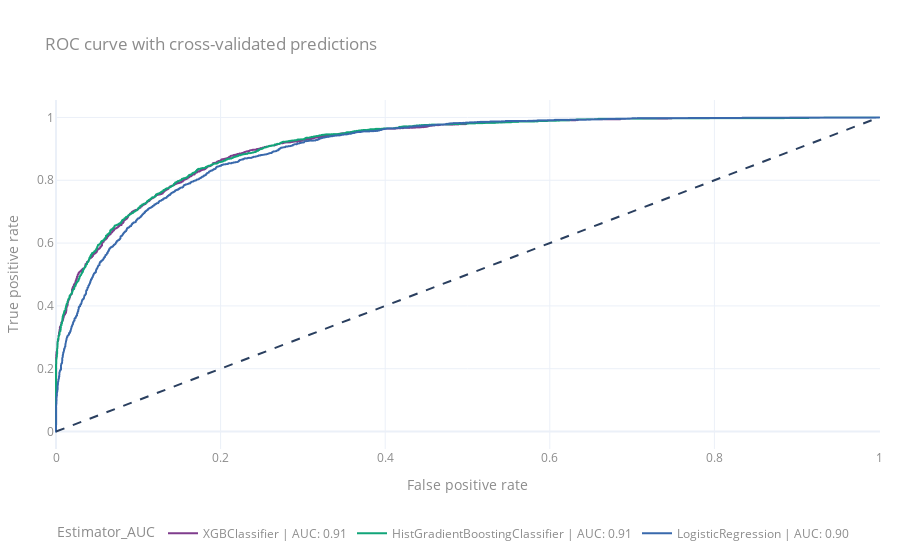

The code cell stored with this chart in its notebook:
### Markdown cell above
Every plot produced by the PoniardPlotFactory will be logged to the wandb project and will remain an interactive Plotly plot.

### Code cell
candidates = ["XGBClassifier", "HistGradientBoostingClassifier", "LogisticRegression"]
pnd.plot.roc_curve(estimator_names=candidates)

### Figure 1 — Plotly figure (JSON) as saved in the notebook; plotly's stock layout.template omitted (floating-point values rounded to 4 significant figures; data arrays with more than 128 entries replaced by an {"elided": "..."} marker saying what was removed)
{"data": [{"customdata": {"elided": "1560x3 mixed values"}, "hovertemplate": "False positive rate=%{x:.2f}<br>True positive rate=%{y:.2f}<br>Estimator=%{customdata[1]}<br>AUC=%{customdata[2]:.2f}<extra></extra>", "legendgroup": "XGBClassifier | AUC: 0.91", "line": {"color": "rgb(127, 60, 141)", "dash": "solid"}, "marker": {"symbol": "circle"}, "mode": "lines", "name": "XGBClassifier | AUC: 0.91", "showlegend": true, "type": "scattergl", "x": {"elided": "1560 float values"}, "xaxis": "x", "y": {"elided": "1560 float values"}, "yaxis": "y"}, {"customdata": {"elided": "1522x3 mixed values"}, "hovertemplate": "False positive rate=%{x:.2f}<br>True positive rate=%{y:.2f}<br>Estimator=%{customdata[1]}<br>AUC=%{customdata[2]:.2f}<extra></extra>", "legendgroup": "HistGradientBoostingClassifier | AUC: 0.91", "line": {"color": "rgb(17, 165, 121)", "dash": "solid"}, "marker": {"symbol": "circle"}, "mode": "lines", "name": "HistGradientBoostingClassifier | AUC: 0.91", "showlegend": true, "type": "scattergl", "x": {"elided": "1522 float values"}, "xaxis": "x", "y": {"elided": "1522 float values"}, "yaxis": "y"}, {"customdata": {"elided": "1690x3 mixed values"}, "hovertemplate": "False positive rate=%{x:.2f}<br>True positive rate=%{y:.2f}<br>Estimator=%{customdata[1]}<br>AUC=%{customdata[2]:.2f}<extra></extra>", "legendgroup": "LogisticRegression | AUC: 0.90", "line": {"color": "rgb(57, 105, 172)", "dash": "solid"}, "marker": {"symbol": "circle"}, "mode": "lines", "name": "LogisticRegression | AUC: 0.90", "showlegend": true, "type": "scattergl", "x": {"elided": "1690 float values"}, "xaxis": "x", "y": {"elided": "1690 float values"}, "yaxis": "y"}], "layout": {"legend": {"title": {"text": "Estimator_AUC"}, "tracegroupgap": 0}, "shapes": [{"line": {"dash": "dash"}, "type": "line", "x0": 0, "x1": 1, "xref": "x", "y0": 0, "y1": 1, "yref": "y"}], "title": {"text": "ROC curve with cross-validated predictions"}, "xaxis": {"anchor": "y", "domain": [0, 1], "title": {"text": "False positive rate"}}, "yaxis": {"anchor": "x", "domain": [0, 1], "title": {"text": "True positive rate"}}}}
